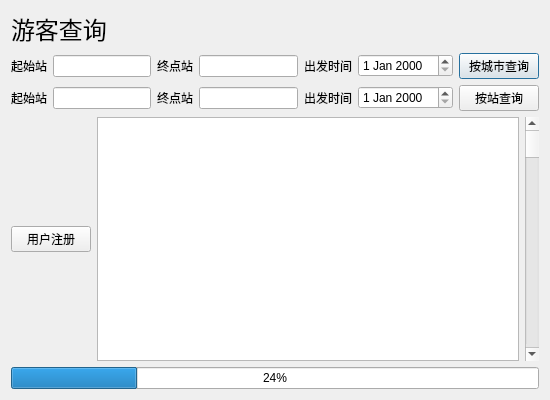
<?xml version="1.0" encoding="UTF-8"?>
<ui version="4.0">
 <class>search</class>
 <widget class="QDialog" name="search">
  <property name="geometry">
   <rect>
    <x>0</x>
    <y>0</y>
    <width>550</width>
    <height>400</height>
   </rect>
  </property>
  <property name="windowTitle">
   <string>Dialog</string>
  </property>
  <layout class="QVBoxLayout" name="verticalLayout_2">
   <item>
    <widget class="QLabel" name="label_4">
     <property name="font">
      <font>
       <family>微软雅黑 Light</family>
       <pointsize>18</pointsize>
      </font>
     </property>
     <property name="text">
      <string>游客查询</string>
     </property>
    </widget>
   </item>
   <item>
    <layout class="QHBoxLayout" name="horizontalLayout_2">
     <item>
      <widget class="QLabel" name="label_5">
       <property name="text">
        <string>起始站</string>
       </property>
      </widget>
     </item>
     <item>
      <widget class="QLineEdit" name="start_city"/>
     </item>
     <item>
      <widget class="QLabel" name="label_6">
       <property name="text">
        <string>终点站</string>
       </property>
      </widget>
     </item>
     <item>
      <widget class="QLineEdit" name="end_city"/>
     </item>
     <item>
      <widget class="QLabel" name="label_7">
       <property name="text">
        <string>出发时间</string>
       </property>
      </widget>
     </item>
     <item>
      <widget class="QDateEdit" name="dateEdit_city"/>
     </item>
     <item>
      <widget class="QPushButton" name="query_by_city">
       <property name="text">
        <string>按城市查询</string>
       </property>
      </widget>
     </item>
    </layout>
   </item>
   <item>
    <layout class="QHBoxLayout" name="horizontalLayout">
     <item>
      <widget class="QLabel" name="label">
       <property name="text">
        <string>起始站</string>
       </property>
      </widget>
     </item>
     <item>
      <widget class="QLineEdit" name="start_station"/>
     </item>
     <item>
      <widget class="QLabel" name="label_2">
       <property name="text">
        <string>终点站</string>
       </property>
      </widget>
     </item>
     <item>
      <widget class="QLineEdit" name="end_station"/>
     </item>
     <item>
      <widget class="QLabel" name="label_3">
       <property name="text">
        <string>出发时间</string>
       </property>
      </widget>
     </item>
     <item>
      <widget class="QDateEdit" name="dateEdit_station"/>
     </item>
     <item>
      <widget class="QPushButton" name="query_by_station">
       <property name="text">
        <string>按站查询</string>
       </property>
      </widget>
     </item>
    </layout>
   </item>
   <item>
    <layout class="QHBoxLayout" name="horizontalLayout_3">
     <item>
      <layout class="QVBoxLayout" name="verticalLayout">
       <item>
        <widget class="QPushButton" name="pushButton_2">
         <property name="text">
          <string>用户注册</string>
         </property>
        </widget>
       </item>
      </layout>
     </item>
     <item>
      <widget class="QTableWidget" name="tableWidget_2"/>
     </item>
     <item>
      <widget class="QScrollBar" name="verticalScrollBar">
       <property name="orientation">
        <enum>Qt::Vertical</enum>
       </property>
      </widget>
     </item>
    </layout>
   </item>
   <item>
    <widget class="QProgressBar" name="progressBar">
     <property name="value">
      <number>24</number>
     </property>
    </widget>
   </item>
  </layout>
 </widget>
 <resources/>
 <connections/>
</ui>
